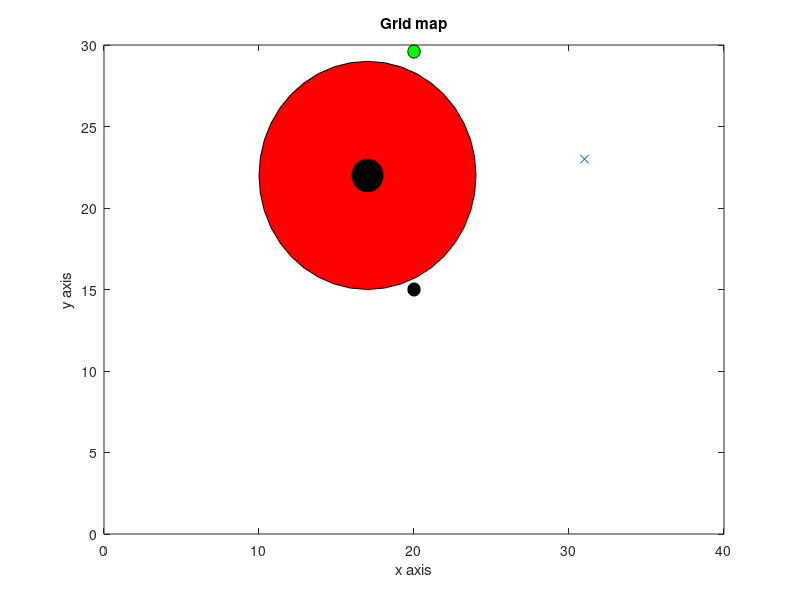

Recreate this plot in MATLAB. (Note: this script raises an error after producing the figure.)
%% Arena initialization 
clc,clear,close all
x_max = 40;
y_max = 30;
alpha=0:pi/20:2*pi;    % angle[0,2*pi] 
R=7;                   % diameter

position = [17 22];
x=R*cos(alpha)+position(1); 
y=R*sin(alpha)+position(2);
fill(x,y,'r');
figure(1);
hold on;
xlabel('x axis');
ylabel('y axis');
title('Grid map');
xp=1*cos(alpha)+position(1); 
yp=1*sin(alpha)+position(2); 
fill(xp,yp,'k');
xp=0.4*cos(alpha)+20; 
yp=0.4*sin(alpha)+15;
fill(xp,yp,'k');
xp=0.4*cos(alpha)+20; 
yp=0.4*sin(alpha)+29.6;
fill(xp,yp,'g');
axis([0 x_max 0 y_max]);
%% Variables initialization
x_list = [];
y_list = [];

EPS = 2;
numNodes = 100;

q_start.coord= [20 15];
q_start.cost = 0;
q_start.parent=0;
q_goal.coord = [20 30];
q_goal.cost = 0;
nodes(1) = q_start;
tic;

%% Main loop
for i =1:1:numNodes
    q_rand = [floor(rand(1)*x_max) floor(rand(1)*y_max/2+y_max/2)];
    plot(q_rand(1), q_rand(2), 'x', 'Color',  [0 0.4470 0.7410]);
    for j = 1:1:length(nodes)
        if nodes(j).coord == q_goal.coord
            break
        end
    end
    ndist = [];
    for j = 1:1:length(nodes)
        n = nodes(j);
        tmp = dist(n.coord, q_rand);
        ndist = [ndist tmp];
    end
   [val, idx] = min(ndist);
    q_near = nodes(idx);
    
    q_new.coord = steer(q_rand, q_near.coord, val, EPS);
    if collision(q_rand, q_near.coord, position,R)
        line([q_near.coord(1), q_new.coord(1)], [q_near.coord(2), q_new.coord(2)], 'Color', 'k', 'LineWidth', 2);
        drawnow
        hold on
        q_new.cost = dist(q_new.coord, q_near.coord) + q_near.cost;
        
        % Within a radius of r, find all existing nodes
        q_nearest = [];
        r = 2;
        neighbor_count = 1;
        for j = 1:1:length(nodes)
            if collision(nodes(j).coord, q_new.coord, position,R) && dist(nodes(j).coord, q_new.coord) <= r
                q_nearest(neighbor_count).coord = nodes(j).coord;
                q_nearest(neighbor_count).cost = nodes(j).cost;
                neighbor_count = neighbor_count+1;
            end
        end
        
        % Initialize cost to currently known value
        q_min = q_near;
        C_min = q_new.cost;
        
        % Iterate through all nearest neighbors to find alternate lower
        % cost paths
        
        for k = 1:1:length(q_nearest)
            if collision(q_nearest(k).coord, q_new.coord, position,R) && q_nearest(k).cost + dist(q_nearest(k).coord, q_new.coord) < C_min
                q_min = q_nearest(k);
                C_min = q_nearest(k).cost + dist(q_nearest(k).coord, q_new.coord);
                line([q_min.coord(1), q_new.coord(1)], [q_min.coord(2), q_new.coord(2)], 'Color', 'g');                
                hold on
            end
        end
        for j = 1:1:length(nodes)
            if nodes(j).coord == q_min.coord
                q_new.parent = j;
            end
        end
        nodes = [nodes q_new];
    end
end

D = [];
for j = 1:1:length(nodes)
    tmpdist = dist(nodes(j).coord, q_goal.coord);
    D = [D tmpdist];
end

[val, idx] = min(D);
q_final = nodes(idx);
q_goal.parent = idx;
q_end = q_goal;
nodes = [nodes q_goal];
route = [];
while q_end.parent ~= 0
    start = q_end.parent;
    route = [route q_end.coord'];
    plot([q_end.coord(1), nodes(start).coord(1)], [q_end.coord(2), nodes(start).coord(2)], '--r', 'LineWidth', 4);
    hold on
    q_end = nodes(start);
end
toc


route = [route q_start.coord']
tine=[q_goal.coord' q_goal.coord'];

%% Routine cutting
for i=1:1:length(route)-2
   A=route(:,i)';
   B=route(:,i+2)';
   C = route(:,i+1)';
   if collision(tine(:,length(tine)-1),B,position,R)==1
       tine=[tine(:,1:length(tine)-1) B'];
   else
       tine=[tine C'];
   end
end

tine = [tine q_start.coord'];
pause(0.5)
plot(tine(1,:),tine(2,:),'-.b','LineWidth', 4)
half=[q_goal.coord'];

%% Route smoothing
for i=1:length(tine)-1
    half
    if collision(half(:,end),(tine(:,i+1)+tine(:,i))/2,position,R)==1
        half=[half (tine(:,i+1)+tine(:,i))/2]; 
    else
        half=[half tine(:,i)]; 
    end
end

half=[half q_start.coord']
pause(0.5)
plot(half(1,:),half(2,:),'--c','LineWidth', 4)
hold on;
fill(xp,yp,'k');
axis([0 x_max 0 y_max]);
